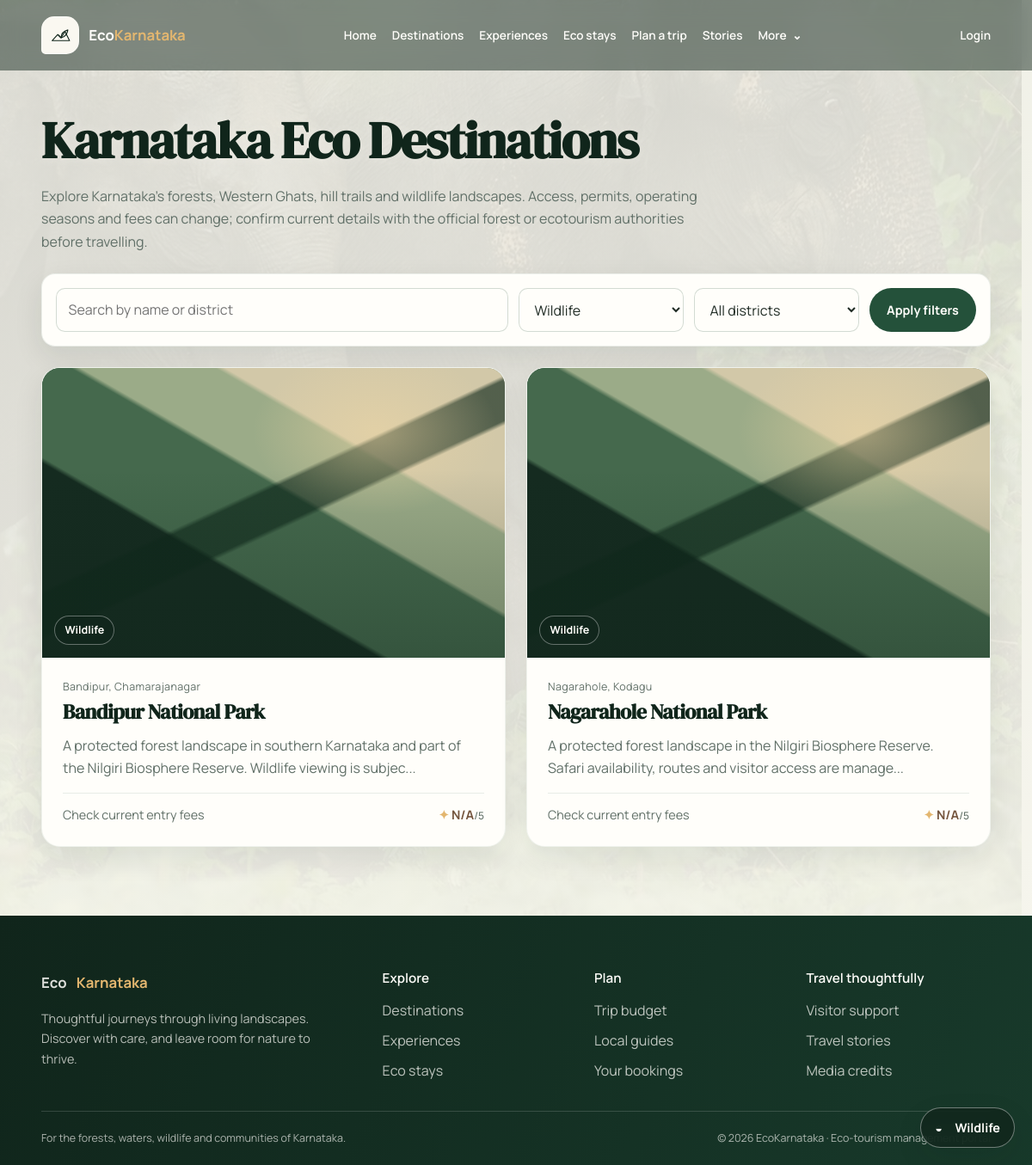
Page /places?category=wildlife on the committed database.
### app/models.py (models this page shows)
class Place(SQLModel, table=True):
    id: Optional[int] = Field(default=None, primary_key=True)
    place_name: str
    location: str
    category: str
    description: str
    entry_fee: float = 0.0
    visiting_hours: str = "9:00 AM - 5:00 PM"
    status: str = "pending"
    district: Optional[str] = None
    latitude: Optional[float] = None
    longitude: Optional[float] = None
    image_url: Optional[str] = None
    best_season: Optional[str] = None
    eco_rating: Optional[float] = None
    created_by: Optional[int] = Field(default=None, foreign_key="user.id")
    created_at: datetime = Field(default_factory=datetime.utcnow)

### app/routers/places.py (the view)
@router.get("/places")
def places_page(request: Request, db: Session = Depends(get_db), category: str = "", district: str = "", q: str = ""):
    user = get_current_user_optional(request, db)
    places = _place_query_filters(db, category=category, district=district, query=q)
    categories = ["wildlife", "forest", "western ghats", "trekking", "hill", "mountain", "waterfall", "backwaters"]
    districts = sorted({p.district for p in db.exec(select(Place).where(Place.status == "approved")).all() if p.district})
    return request.app.state.templates.TemplateResponse(
        "places.html",
        {"request": request, "user": user, "places": places, "categories": categories, "districts": districts, "category": category, "district": district, "q": q},
    )

### app/templates/places.html (shortened to what this page needs)
{% extends "base.html" %}
{% block content %}
<h1>Karnataka Eco Destinations</h1>
<p class="page-intro">Explore Karnataka’s forests, Western Ghats, hill trails and wildlife landscapes. Access, permits, operating seasons and fees can change; confirm current details with the official forest or ecotourism authorities before travelling.</p>
<form class="filters" method="get" action="/places">
  <input type="text" name="q" value="{{ q }}" placeholder="Search by name or district">
  <select name="category">
    {% for cat in categories %}
      <option value="{{ cat }}" {% if cat == category %}selected{% endif %}>{{ cat|title }}</option>
    {% endfor %}
  </select>
  <select name="district">
    <option value="">All districts</option>
  </select>
  <button type="submit">Apply filters</button>
</form>
{% if not places %}
  <div class="empty-state">No approved places match your search. Try another category or district.</div>
{% else %}
  <div class="card-grid">
    {% for place in places %}
      <article class="card place-card">
        <a class="card-media" href="/places/{{ place.id }}" aria-label="Explore {{ place.place_name }}">
          <img data-local-src="/static/images/places/{{ place.place_name|lower|replace(' ', '-') }}.jpg" alt="" width="720" height="450" loading="lazy" decoding="async">
          <span class="card-media__label">{{ place.category|title }}</span>
        </a>
        <div class="card-body">
          <p class="card-location">{{ place.location }}, {{ place.district or 'Karnataka' }}</p>
          <h3><a href="/places/{{ place.id }}">{{ place.place_name }}</a></h3>
          <p>{{ place.description[:120] }}...</p>
          <div class="card-meta">
            <span>{% if place.entry_fee %}Entry ₹{{ place.entry_fee }}{% else %}Check current entry fees{% endif %}</span>
            <span class="eco-rating"><span aria-hidden="true">✦</span> {{ place.eco_rating or 'N/A' }}<small>/5</small></span>
          </div>
        </div>
      </article>
    {% endfor %}
  </div>
{% endif %}
{% endblock %}

### app/static/css/tokens.css (style rules this page uses)
:root { color-scheme: light; --eco-forest-950: #10251b; --eco-forest-900: #183a2b; --eco-forest-800: #24513a; --eco-moss-600: #527b56; --eco-moss-400: #85a783; --eco-teak-700: #75563f; --eco-cream-100: #faf8f1; --eco-cream-200: #f0ede2; --eco-white: #fffefa; --eco-ink: #202c25; --eco-muted: #617068; --eco-sunrise: #e3b66f; --eco-monsoon: #4d8581; --eco-success: #3e7956; --eco-warning: #9b6d24; --eco-error: #a54542; --eco-info: #376d7a; --eco-space-1: 0.5rem; --eco-space-2: 1rem; --eco-space-3: 1.5rem; --eco-space-4: 2rem; --eco-space-5: 3rem; --eco-space-6: 4rem; --eco-space-7: 6rem; --eco-space-8: 8rem; --eco-radius-sm: 0.65rem; --eco-radius-md: 1rem; --eco-radius-lg: 1.35rem; --eco-radius-xl: 2rem; --eco-radius-pill: 999px; --eco-shadow-soft: 0 12px 34px rgba(16, 37, 27, 0.09); --eco-shadow-card: 0 22px 54px rgba(16, 37, 27, 0.15); --eco-focus: 0 0 0 3px rgba(227, 182, 111, 0.65); --eco-font-display: "DM Serif Display", Georgia, serif; --eco-font-body: "Manrope", "Segoe UI", system-ui, sans-serif; --eco-text-xs: 0.78rem; --eco-text-sm: 0.9rem; --eco-text-base: 1rem; --eco-text-lg: 1.2rem; --eco-text-xl: clamp(1.65rem, 3vw, 2.45rem); --eco-text-display: clamp(3rem, 7vw, 6.5rem); --eco-content-width: 1320px; }

### app/static/css/base.css (style rules this page uses)
*, *::before, *::after { box-sizing: border-box; }
html { min-width: 320px; scroll-behavior: smooth; scrollbar-color: var(--eco-moss-600) var(--eco-cream-100); scrollbar-width: thin; }
body { min-height: 100vh; margin: 0; color: var(--eco-ink); background: var(--eco-cream-100); font-family: var(--eco-font-body); font-size: var(--eco-text-base); line-height: 1.65; -webkit-font-smoothing: antialiased; text-rendering: optimizeLegibility; }
img, video, svg { display: block; max-width: 100%; }
a { color: var(--eco-forest-800); text-underline-offset: 0.22em; transition: color 180ms ease; }
h1, h2, h3, h4, h5, h6 { margin: 0 0 var(--eco-space-2); color: var(--eco-forest-950); font-family: var(--eco-font-display); font-weight: 600; line-height: 1.18; letter-spacing: -0.025em; }
h1 { font-size: clamp(2.2rem, 5vw, 4rem); }
h3 { font-size: clamp(1.25rem, 2vw, 1.65rem); }
p { max-width: 75ch; margin: 0 0 var(--eco-space-2); }
button, input, select, textarea { font: inherit; }
button { cursor: pointer; }

### app/static/css/pages.css (style rules this page uses)
.page-intro { max-width: 48rem; color: var(--eco-muted); }

### app/static/css/background.css (style rules this page uses)
.page-immersive { background: transparent; }
.page-immersive:not(:has(.hero-banner)) .page-body > h1:first-child, .page-immersive:not(:has(.hero-banner)) .page-body > h2, .page-immersive:not(:has(.hero-banner)) .page-body > section > h2 { text-shadow: 0 1px 12px rgba(250, 248, 241, 0.4); }

### rows in the picture
Place: shows a picture, category "Wildlife", location "Bandipur", district "Chamarajanagar", place_name "Bandipur National Park", description "A protected forest landscape in southern Karnataka and part of the Nilgiri Biosphere Reserve. Wildlife viewing is subjec", entry_fee "Check current entry fees", eco_rating "N/A"
Place: shows a picture, category "Wildlife", location "Nagarahole", district "Kodagu", place_name "Nagarahole National Park", description "A protected forest landscape in the Nilgiri Biosphere Reserve. Safari availability, routes and visitor access are manage", entry_fee "Check current entry fees", eco_rating "N/A"

### other values in the picture
form field category "Wildlife"
